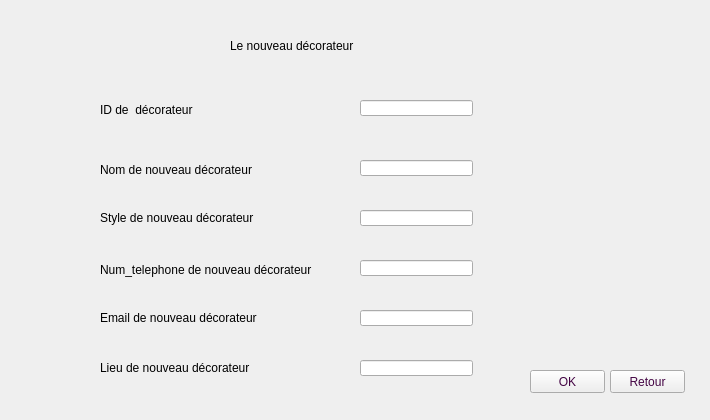
   <widget class="QWidget" name="page_12">
    <widget class="QLabel" name="label_41">
     <property name="geometry">
      <rect>
       <x>0</x>
       <y>0</y>
       <width>701</width>
       <height>411</height>
      </rect>
     </property>
     <property name="text">
      <string/>
     </property>
     <property name="pixmap">
      <pixmap>../../Downloads/bb.jpg</pixmap>
     </property>
    </widget>
    <widget class="QLabel" name="label_42">
     <property name="geometry">
      <rect>
       <x>230</x>
       <y>30</y>
       <width>251</width>
       <height>31</height>
      </rect>
     </property>
     <property name="styleSheet">
      <string notr="true">color:rgb(0, 0, 0);
font: 75 15pt &quot;Segoe Script&quot;;</string>
     </property>
     <property name="text">
      <string>Le nouveau décorateur</string>
     </property>
    </widget>
    <widget class="QLabel" name="label_43">
     <property name="geometry">
      <rect>
       <x>100</x>
       <y>100</y>
       <width>161</width>
       <height>20</height>
      </rect>
     </property>
     <property name="styleSheet">
      <string notr="true">color: rgb(0, 0, 0);
font: 87 8pt &quot;Arial Black&quot;;</string>
     </property>
     <property name="text">
      <string>ID de  décorateur</string>
     </property>
    </widget>
    <widget class="QLabel" name="label_44">
     <property name="geometry">
      <rect>
       <x>100</x>
       <y>160</y>
       <width>181</width>
       <height>20</height>
      </rect>
     </property>
     <property name="styleSheet">
      <string notr="true">color: rgb(0, 0, 0);
font: 87 8pt &quot;Arial Black&quot;;</string>
     </property>
     <property name="text">
      <string>Nom de nouveau décorateur</string>
     </property>
    </widget>
    <widget class="QPushButton" name="pushButton_32">
     <property name="geometry">
      <rect>
       <x>530</x>
       <y>370</y>
       <width>75</width>
       <height>23</height>
      </rect>
     </property>
     <property name="styleSheet">
      <string notr="true">font: 75 8pt &quot;Segoe Script&quot;;
color: rgb(68, 5, 68);</string>
     </property>
     <property name="text">
      <string>OK</string>
     </property>
    </widget>
    <widget class="QPushButton" name="pushButton_33">
     <property name="geometry">
      <rect>
       <x>610</x>
       <y>370</y>
       <width>75</width>
       <height>23</height>
      </rect>
     </property>
     <property name="styleSheet">
      <string notr="true">font: 75 8pt &quot;Segoe Script&quot;;
color: rgb(68, 5, 68);</string>
     </property>
     <property name="text">
      <string>Retour</string>
     </property>
    </widget>
    <widget class="QLineEdit" name="lineEdit_16">
     <property name="geometry">
      <rect>
       <x>360</x>
       <y>100</y>
       <width>113</width>
       <height>16</height>
      </rect>
     </property>
     <property name="styleSheet">
      <string notr="true">font: 75 8pt &quot;Segoe Script&quot;;
color: rgb(0, 0, 0);</string>
     </property>
     <property name="readOnly">
      <bool>true</bool>
     </property>
    </widget>
    <widget class="QLineEdit" name="lineEdit_17">
     <property name="geometry">
      <rect>
       <x>360</x>
       <y>160</y>
       <width>113</width>
       <height>16</height>
      </rect>
     </property>
     <property name="styleSheet">
      <string notr="true">font: 75 8pt &quot;Segoe Script&quot;;
color: rgb(0, 0, 0);</string>
     </property>
    </widget>
    <widget class="QLabel" name="label_47">
     <property name="geometry">
      <rect>
       <x>100</x>
       <y>210</y>
       <width>221</width>
       <height>16</height>
      </rect>
     </property>
     <property name="styleSheet">
      <string notr="true">color: rgb(0, 0, 0);
font: 87 8pt &quot;Arial Black&quot;;</string>
     </property>
     <property name="text">
      <string>Style de nouveau décorateur </string>
     </property>
    </widget>
    <widget class="QLineEdit" name="lineEdit_6">
     <property name="geometry">
      <rect>
       <x>360</x>
       <y>210</y>
       <width>113</width>
       <height>16</height>
      </rect>
     </property>
     <property name="styleSheet">
      <string notr="true">font: 75 8pt &quot;Segoe Script&quot;;
color: rgb(0, 0, 0);</string>
     </property>
    </widget>
    <widget class="QLabel" name="label_50">
     <property name="geometry">
      <rect>
       <x>100</x>
       <y>260</y>
       <width>241</width>
       <height>20</height>
      </rect>
     </property>
     <property name="styleSheet">
      <string notr="true">color: rgb(0, 0, 0);
font: 87 8pt &quot;Arial Black&quot;;</string>
     </property>
     <property name="text">
      <string>Num_telephone de nouveau décorateur</string>
     </property>
    </widget>
    <widget class="QLabel" name="label_51">
     <property name="geometry">
      <rect>
       <x>100</x>
       <y>310</y>
       <width>191</width>
       <height>16</height>
      </rect>
     </property>
     <property name="styleSheet">
      <string notr="true">color: rgb(0, 0, 0);
font: 87 8pt &quot;Arial Black&quot;;</string>
     </property>
     <property name="text">
      <string>Email de nouveau décorateur</string>
     </property>
    </widget>
    <widget class="QLineEdit" name="lineEdit_7">
     <property name="geometry">
      <rect>
       <x>360</x>
       <y>260</y>
       <width>113</width>
       <height>16</height>
      </rect>
     </property>
     <property name="styleSheet">
      <string notr="true">font: 75 8pt &quot;Segoe Script&quot;;
color: rgb(0, 0, 0);</string>
     </property>
     <property name="maxLength">
      <number>8</number>
     </property>
    </widget>
    <widget class="QLineEdit" name="lineEdit_8">
     <property name="geometry">
      <rect>
       <x>360</x>
       <y>310</y>
       <width>113</width>
       <height>16</height>
      </rect>
     </property>
     <property name="styleSheet">
      <string notr="true">font: 75 8pt &quot;Segoe Script&quot;;
color: rgb(0, 0, 0);</string>
     </property>
    </widget>
    <widget class="QLabel" name="label_52">
     <property name="geometry">
      <rect>
       <x>100</x>
       <y>360</y>
       <width>201</width>
       <height>16</height>
      </rect>
     </property>
     <property name="styleSheet">
      <string notr="true">color: rgb(0, 0, 0);
font: 87 8pt &quot;Arial Black&quot;;</string>
     </property>
     <property name="text">
      <string>Lieu de nouveau décorateur</string>
     </property>
    </widget>
    <widget class="QLineEdit" name="lineEdit_9">
     <property name="geometry">
      <rect>
       <x>360</x>
       <y>360</y>
       <width>113</width>
       <height>16</height>
      </rect>
     </property>
     <property name="styleSheet">
      <string notr="true">font: 75 8pt &quot;Segoe Script&quot;;
color: rgb(0, 0, 0);</string>
     </property>
    </widget>
   </widget>
